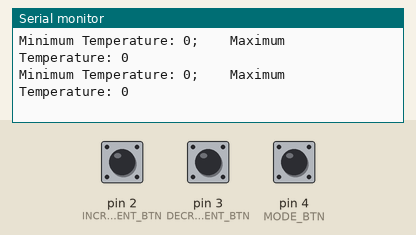
Recording of a sketch running on a simulated Arduino Uno, built with avr-gcc and run on an emulated ATmega328P. Shown: the last lines printed to the serial monitor. The inputs (shaded band) are chosen by the test bench; at power-on: pin 2 (INCREMENT_BTN) HIGH, pin 3 (DECREMENT_BTN) HIGH, pin 4 (MODE_BTN) HIGH.

Above: at 2.8 s.
2.9 s: pin 2 (INCREMENT_BTN) pulled LOW for 1.2 s
At 3.8 s:
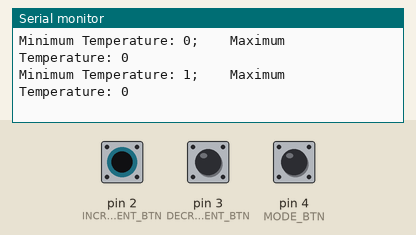
5.6 s: pin 3 (DECREMENT_BTN) pulled LOW for 3.2 s
At 7.8 s:
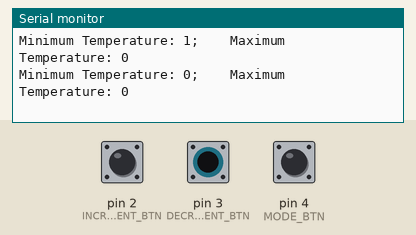
10.3 s: pin 3 (DECREMENT_BTN) pulled LOW for 1.2 s
At 11.8 s:
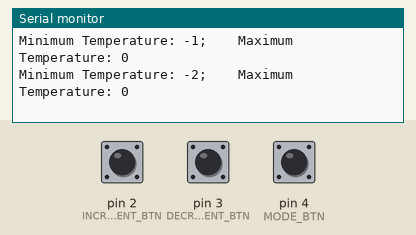
Timing chart, 0 to 13.3 s (numbered marks = the images above; inputs shaded):
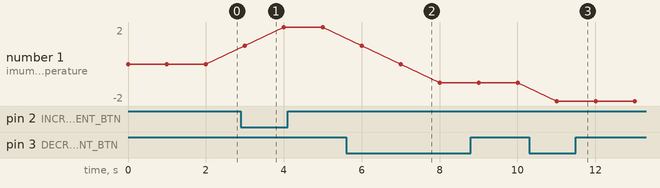

The sketch:

sketch_nov13a.ino
```cpp
const int INCREMENT_BTN = 2,
          DECREMENT_BTN = 3,
          MODE_BTN = 4,
          SAVE_BTN = 5;

int minTemp = 0,
    maxTemp = 0;

int mode = 0;

unsigned long lastDebounceTime = 0;
const unsigned long debounceDelay = 200;

void setup() {
  // put your setup code here, to run once:
  Serial.begin(9600);
  pinMode(INCREMENT_BTN, INPUT_PULLUP);
  pinMode(DECREMENT_BTN, INPUT_PULLUP);
  pinMode(MODE_BTN, INPUT_PULLUP);
  pinMode(SAVE_BTN, INPUT_PULLUP);

}

void loop() {
  manageMode();
  serialPrint();

  switch(mode){
    case 0:
      if(pushing(INCREMENT_BTN)){
        minTemp++;
      }
      if(pushing(DECREMENT_BTN)){
        minTemp--;
      }
      break;
    case 1:
      if(pushing(INCREMENT_BTN)){
        maxTemp++;
      }
      if(pushing(DECREMENT_BTN)){
        maxTemp--;
      }
      break;
    case 2:
      break;
    case 3:
      break;
    default:
      break;
  }
}

void manageMode(){
  if(pushing(MODE_BTN)){
    mode++;

    if(mode > 3){
      mode = 0;
    }
  }
}

void serialPrint(){
  Serial.print("Minimum Temperature: ");
  Serial.print(minTemp);
  Serial.print(";\t\tMaximum Temperature: ");
  Serial.println(maxTemp);

  delay(1000);
}

bool pushing(int btnPin){
  static int lastState = HIGH;
  int currentState = digitalRead(btnPin);

  if(currentState == LOW && lastState == HIGH && (millis() - lastDebounceTime) > debounceDelay){
    lastDebounceTime = millis();
    lastState = currentState;
    return true;
  }

  lastState = currentState;
  return false;
}
```

Measured:
- after the input at 2.9 s, the serial monitor: prints a new line after 0.10 s (image 1)
- after the input at 5.6 s, the serial monitor: prints a new line after 1.4 s (image 2)
- after the input at 10.3 s, the serial monitor: prints a new line after 0.71 s (image 3)
- plotted number 1: 0 → 2 after the input at 2.9 s, 2 → -1 after the input at 5.6 s, -1 → -2 after the input at 10.3 s
